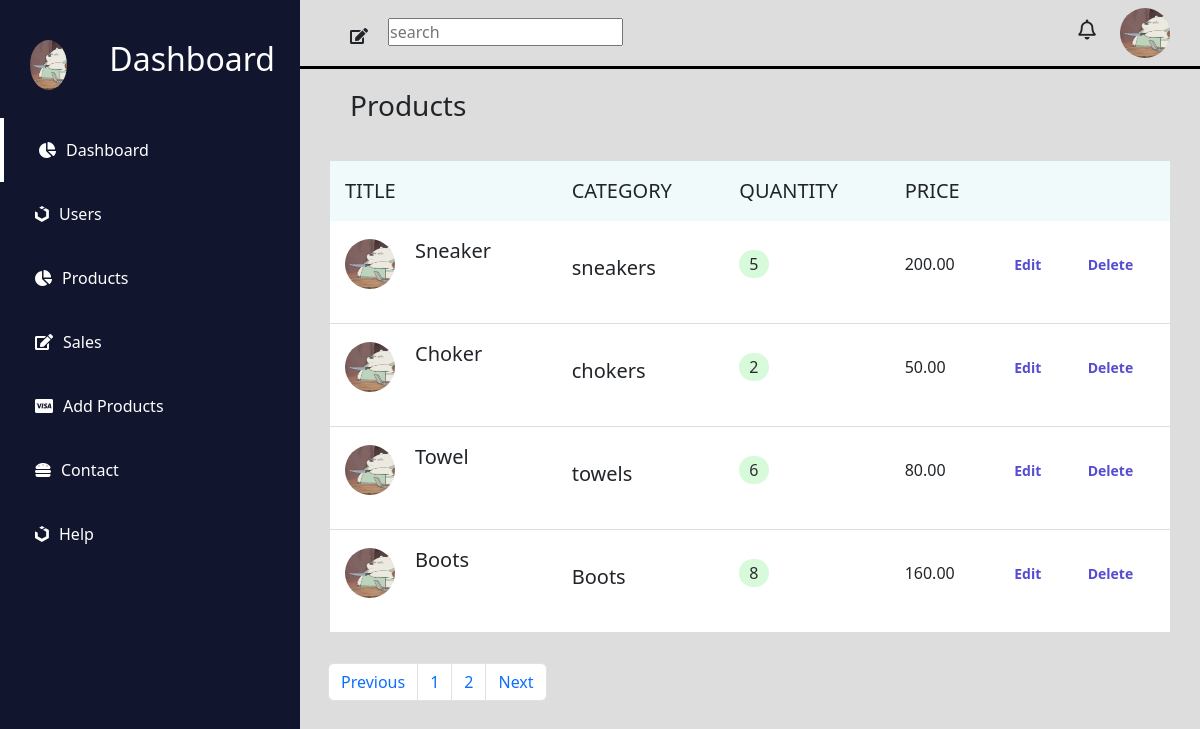
The page /project/products.php?page_no=2 on the database its author committed.
### tables this page shows
CREATE TABLE `product` (
  `id` int(11) NOT NULL,
  `name` varchar(100) NOT NULL,
  `category` varchar(100) NOT NULL,
  `description` varchar(255) NOT NULL,
  `image` varchar(255) NOT NULL,
  `price` decimal(6,2) NOT NULL,
  `quantity` int(2) NOT NULL
);

### project/get_products.php (called while the page is built, shortened)
<?php
include('connection.php');
if (isset($_GET['page_no']) && $_GET['page_no'] != "") {
    $page_no = $_GET['page_no'];
} else {
    $page_no = 1;
}
$stmt = $conn->prepare("SELECT count(*) as total_products from product");
$stmt->execute();
$stmt->bind_result($total_products);
$total_products_per_page = 4;
$offset = ($page_no - 1) * $total_products_per_page;
$total_no_of_pages = ceil($total_products / $total_products_per_page);
$stmt2 =  $conn->prepare("SELECT * from product limit $offset,$total_products_per_page");
$stmt2->execute();
$products = $stmt2->get_result();

### project/products.php (the view, shortened to what this page needs)
<!DOCTYPE html>
<html lang="en">
<head>
    <link rel="stylesheet" href="https://use.fontawesome.com/releases/v5.15.4/css/all.css" />
    <link href="https://cdn.jsdelivr.net/npm/bootstrap@5.2.2/dist/css/bootstrap.min.css" rel="stylesheet">
    <link rel="stylesheet" href="assets/css/style.css">
</head>
<body>
    <div class="header">
        <section id="menu">
            <div class="logo">
                <img src="assets/imgs/Picture1.png" alt="">
                <h2>Dashboard</h2>
            </div>
            <div class="items">
                <li><i class="fas fa-chart-pie"></i><a href="index.php">Dashboard</a></li>
                <li><i class="fab fa-uikit"></i><a href="index.php">Users</a></li>
                <li><i class="fas fa-chart-pie"></i><a href="products.php">Products</a></li>
                <li><i class="fas fa-edit"></i><a href="sales.php">Sales</a></li>
                <li><i class="fab fa-cc-visa"></i><a href="add_product.php">Add Products</a></li>
                <li><i class="fas fa-hamburger"></i><a href="contact.html">Contact</a></li>
                <li><i class="fab fa-uikit"></i><a href="help.html">Help</a></li>
            </div>
        </section>
        <section id="interface">
            <div class="navigation">
                <div class="n1">
                    <div class="search">
                        <i class="fas fa-edit"></i>
                        <form action="">
                            <input type="text" placeholder="search" />
                        </form>
                    </div>
                </div>
                <div class="profile">
                    <i class="far fa-bell"></i>
                    <img src="assets/imgs/Picture1.png" alt="">
                </div>
            </div>
            <h3 class="i-name">Products</h3>
            <?php
            include('get_products.php');
            ?>
            <div class="board">
                <table width="100%">
                    <thead>
                        <tr>
                            <td>Title</td>
                            <td>Category</td>
                            <td>Quantity</td>
                            <td>Price</td>
                            <td></td>
                            <td></td>
                        </tr>
                    </thead>
                    <tbody>
                        <?php foreach ($products as $product) { ?>
                            <tr class="list_people">
                                <td class="people">
                                    <p><img src="assets/imgs/<?php echo $product['image']; ?>" alt=""></p>
                                    <div class="people-description">
                                        <h5><?php echo $product['name']; ?></h5>
                                    </div>
                                </td>
                                <td class="people-des">
                                    <h5><?php echo $product['category']; ?></h5>
                                </td>
                                <td class="active">
                                    <p><?php echo $product['quantity']; ?></p>
                                </td>
                                <td class="role">
                                    <p><?php echo $product['price']; ?></p>
                                </td>
                                <td class="edit">
                                    <p><a href="">Edit</a></p>
                                </td>
                                <td class="edit">
                                    <p><a href="">Delete</a></p>
                                </td>
                            </tr>
                        <?php } ?>
                    </tbody>
                </table>
            </div>
            <nav class="container mx-3" aria-label="Page navigation example">
                <ul class="pagination">
                    <li class="page-item <?php if ($page_no <= 1) {
                                                echo 'disable';
                                            } ?>">
                        <a class="page-link" href="<?php if ($page_no <= 1) {
                                                        echo '#';
                                                    } else {
                                                        echo '?page_no=' . ($page_no - 1);
                                                    } ?>">Previous</a>
                    </li>
                    <li class="page-item">
                        <a href="?page_no=1" class="page-link">1</a>
                    </li>
                    <li class="page-item">
                        <a href="?page_no=2" class="page-link">2</a>
                    </li>
                    <li class="page-item <?php if ($page_no >= $total_no_of_pages) {
                                                echo 'disable';
                                            } ?>">
                        <a class="page-link" href="<?php if ($page_no >= $total_no_of_pages) {
                                                        echo '#';
                                                    } else {
                                                        echo '?page_no=' . ($page_no + 1);
                                                    } ?>">Next</a>
                    </li>
                </ul>
            </nav>
        </section>
    </div>
</body>
</html>

### project/assets/css/style.css (style rules this page uses)
* { margin: 0; padding: 0; box-sizing: border-box; }
body { background-color: #ddd; }
#menu { position: fixed; top: 0; left: 0; bottom: 0; z-index: 100000; width: 300px; background-color: rgb(17, 21, 46); color: #ffff; }
#menu h2 { padding-left: 12px; margin-bottom: 40px; padding-right: 25px; }
.items li { list-style: none; padding-left: 35px; padding-bottom: 20px; padding-top: 20px; }
.items li a { padding-left: 10px; text-decoration: none; color: white; }
.items li:nth-child(1) { border-left: 4px solid #fff; }
.logo img { width: 50px; height: 50px; border-radius: 50%; margin-right: 30px; }
.logo { display: flex; padding-left: 30px; padding-top: 40px; }
.header { display: flex; width: 100%; }
.navigation { width: 100%; display: flex; justify-content: space-between; border-bottom: 3px solid black; padding: 8px; padding-left: 50px; padding-right: 30px; }
.profile img { width: 50px; height: 50px; border-radius: 50%; margin-left: 20px; }
.profile i { font-size: 20px; }
#interface { width: 100%; margin-left: 300px; display: block; }
.search { display: flex; padding-top: 10px; }
.search i { padding-right: 20px; padding-top: 10px; }
#interface .i-name { padding-top:20px; padding-left: 50px; }
.board { display:flex; padding: 30px; width: 100%; }
.people img { width: 50px; height: 50px; border-radius: 50%; margin-right: 20px; }
.people { display: flex; }
thead td { font-size: 20px; background: #f0fafb; text-transform: uppercase; font-weight: 400; padding: 15px; text-align: start; }
thead { width: 100%; background: #f0fafb; }
tbody tr td { padding: 18px 15px; border-bottom: 1px solid #ddd; }
.active p { background: #d7fada; padding: 2px 10px; display: inline-block; border-radius: 40px; color: #2b2b2b; }
.edit a { text-decoration: none; font-size: 14px; color: #554cd1; font-weight: 600; }
table { background: #fff; }

### rows shown on the page
product: image (picture), name "Sneaker", category "sneakers", quantity "5", price "200.00"
product: image (picture), name "Choker", category "chokers", quantity "2", price "50.00"
product: image (picture), name "Towel", category "towels", quantity "6", price "80.00"
product: image (picture), name "Boots", category "Boots", quantity "8", price "160.00"
